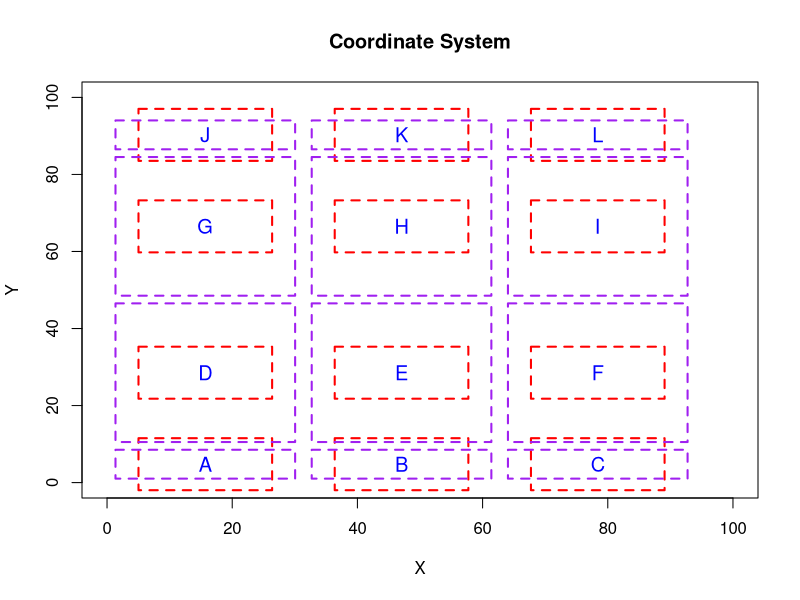

Generate this figure with R:
# Create a data frame with the given points and rectangle borders
points_df <- data.frame(
  Point = c("A", "B", "C", "D", "E", "F", "G", "H", "I", "J", "K", "L"),
  x = c(15.7, 47.05, 78.4, 15.7, 47.05, 78.4, 15.7, 47.05, 78.4, 15.7, 47.05, 78.4),
  y = c(4.775, 4.775, 4.775, 28.525, 28.525, 28.525, 66.525, 66.525, 66.525, 90.275, 90.275, 90.275),
  Left_Border = c(5.025, 36.375, 67.725, 5.025, 36.375, 67.725, 5.025, 36.375, 67.725, 5.025, 36.375, 67.725),
  Left_Border_max = c(1.35, 32.7, 64.05, 1.35, 32.7, 64.05, 1.35, 32.7, 64.05, 1.35, 32.7, 64.05),
  Right_Border = c(26.375, 57.725, 89.075, 26.375, 57.725, 89.075, 26.375, 57.725, 89.075, 26.375, 57.725, 89.075),
  Right_Border_max = c(30.05, 61.4, 92.75, 30.05, 61.4, 92.75, 30.05, 61.4, 92.75, 30.05, 61.4, 92.75),
  Top_Border = c(-1.975, -1.975, -1.975, 21.775, 21.775, 21.775, 59.775, 59.775, 59.775, 83.525, 83.525, 83.525),
  Top_Border_max = c(1.025, 1.025, 1.025, 10.525, 10.525, 10.525, 48.525, 48.525, 48.525, 86.525, 86.525, 86.525),
  Bottom_Border = c(11.525, 11.525, 11.525, 35.275, 35.275, 35.275, 73.275, 73.275, 73.275, 97.025, 97.025, 97.025),
  Bottom_Border_max = c(8.525, 8.525, 8.525, 46.525, 46.525, 46.525, 84.525, 84.525, 84.525, 94.025, 94.025, 94.025)
)

# Plot the points on a coordinate system
plot(points_df$x, points_df$y, type = "n", xlab = "X", ylab = "Y", main = "Coordinate System", xlim = c(0, 100), ylim = c(0, 100))

# Add labels for the points
text(points_df$x, points_df$y, labels = points_df$Point, cex = 1.2, col = "blue")

# Add rectangles around the points based on the Left Border and Right Border values
for (i in 1:nrow(points_df)) {
  rect(
    xleft = points_df[i, "Left_Border"],
    xright = points_df[i, "Right_Border"],
    ybottom = points_df[i, "Bottom_Border"],
    ytop = points_df[i, "Top_Border"],
    border = "red",
    lwd = 2,
    lty = "dashed"
  )
}

for (i in 1:nrow(points_df)) {
  rect(
    xleft = points_df[i, "Left_Border_max"],
    xright = points_df[i, "Right_Border_max"],
    ybottom = points_df[i, "Bottom_Border_max"],
    ytop = points_df[i, "Top_Border_max"],
    border = "purple",
    lwd = 2,
    lty = "dashed"
  )
}